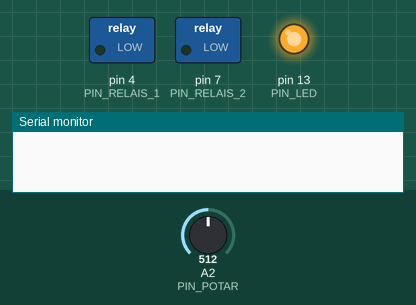
Simulated run of this sketch. Board: Arduino Uno, built with avr-gcc and run on an emulated ATmega328P. On the bench: switched loads named in the sketch (green lamp = pin HIGH), output pins drawn as LEDs (lit = HIGH), the last lines printed to the serial monitor. Dashed ring = blinking. Inputs (shaded band) come from the test bench; at power-on: A2 (PIN_POTAR) = 512.

Above: at 1.0 s.
At 4.1 s:
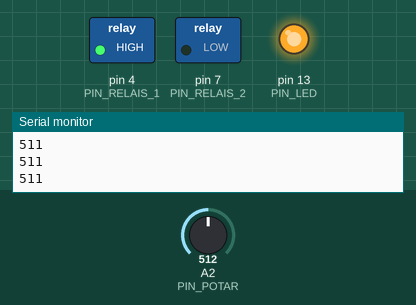
4.2 s: A2 (PIN_POTAR) set to 716
6.4 s: A2 (PIN_POTAR) set to 511
At 6.8 s:
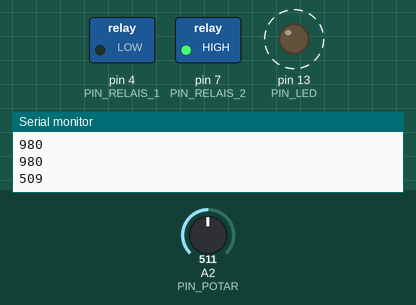
Timing chart, 0 to 15.4 s (numbered marks = the images above; inputs shaded):
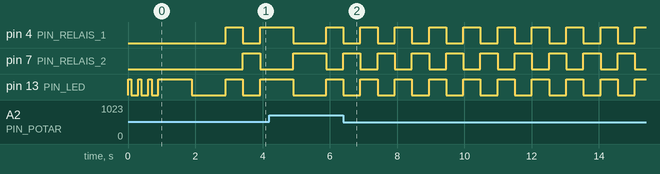

Measured:
- after the input at 6.4 s, pin 4 (PIN_RELAIS_1), pin 7 (PIN_RELAIS_2), pin 13 (PIN_LED): alternates HIGH for 0.51 s and LOW for 0.51 s, starting at once

The sketch:

001Amesis_clean_solenoid_V2.1.ino
```cpp
//Amesis Project
//22/06/2019 V2.0
//14/01/2020 V2.1

//https://www.youtube.com/channel/UCCexVZN3UYSep2lsj2jVjdg?view_as=subscriber
//https://create.arduino.cc/projecthub/AmesisProject/001-amesis-clean-solenoid-d1f4ee

//Amesis_clean_solenoid_V2.1 (By Amesis Project https://github.com/AmesisProject & Dawnaur https://github.com/Dawnaur)
//https://github.com/AmesisProject/-001-Amesis-clean-solenoid

//*************************
// Constantes
//*************************
#define K_TIME_COEF   25  // Coefficient de multiplication du temps d'activation des relais
#define PIN_LED       13  // Led Temoin elle indique que le relai 1 est a ON et que le relais2 et a OFF
#define PIN_RELAIS_1  4   // Relais Arduino 5v ouveture normal (quand la led est allume le relais est a ON)
#define PIN_RELAIS_2  7   // Relais Arduino 5v ouverture inverse (quand la led est eteinte le relais est a ON)
#define PIN_POTAR     A2  // Potentiometre pour fair varier le TI entre 0 et 10 seconde par palier d'une seconde

//*************************
//Declaration des variables globales
//*************************
float         PotarValeur;        // Valeur brute de lecture [0;1023]
unsigned long g_time_cycle_start; // Temps lors du demarrage du cycle
unsigned long g_delay;            // Temps d'ouverture et de fermeture de l'injecteur
unsigned int  g_cycle;            // identification du cycle [0;1]

//*****************
//Setup
//*****************

void setup() {

  Serial.begin(9600);             // Ouverture port Serie
  pinMode(PIN_LED, OUTPUT);       // Led en sortie
  pinMode(PIN_RELAIS_1, OUTPUT);  // relais 1 en sortie
  pinMode(PIN_RELAIS_2, OUTPUT);  // relais 2 en sortie
  pinMode(PIN_POTAR, INPUT);      // pontentiometre en entre

  g_cycle = LOW;
  g_time_cycle_start = millis();

  //Temoin d'initialisation de la fin du setup
  digitalWrite(PIN_LED, HIGH);
  delay(100);
  digitalWrite(PIN_LED, LOW);
  delay(200);
  digitalWrite(PIN_LED, HIGH);
  delay(100);
  digitalWrite(PIN_LED, LOW);
  delay(200);
  digitalWrite(PIN_LED, HIGH);
  delay(100);
  digitalWrite(PIN_LED, LOW);
  delay(200);
  digitalWrite(PIN_LED, HIGH);
  delay(1000);
  digitalWrite(PIN_LED, LOW);
  delay(1000);
}

//****************
//Loop
//*****************
void loop() {
  long  l_act_time = millis();

  PotarValeur = analogRead(PIN_POTAR);  // lecture du potentiometre valeur de 0 = 1023
  g_delay = map(PotarValeur * PotarValeur,0,1056529,20,2000); // convertion quadratique ramenant entre 20ms et 2s de temporisation (de 50Hz a 0.5Hz)

  if (g_time_cycle_start + g_delay < l_act_time)
  {
    g_time_cycle_start = l_act_time;
    g_cycle = !g_cycle;                   // Inversion de la valeur des relais
    Serial.println(g_delay);              // envoie la valeur de la temporisation sur le port serie
    digitalWrite(PIN_LED, g_cycle);       // Allume la led
    digitalWrite(PIN_RELAIS_1, g_cycle);  // Relais 1 en action
    digitalWrite(PIN_RELAIS_2, !g_cycle); // relais 2 en repos
  }
}
```
